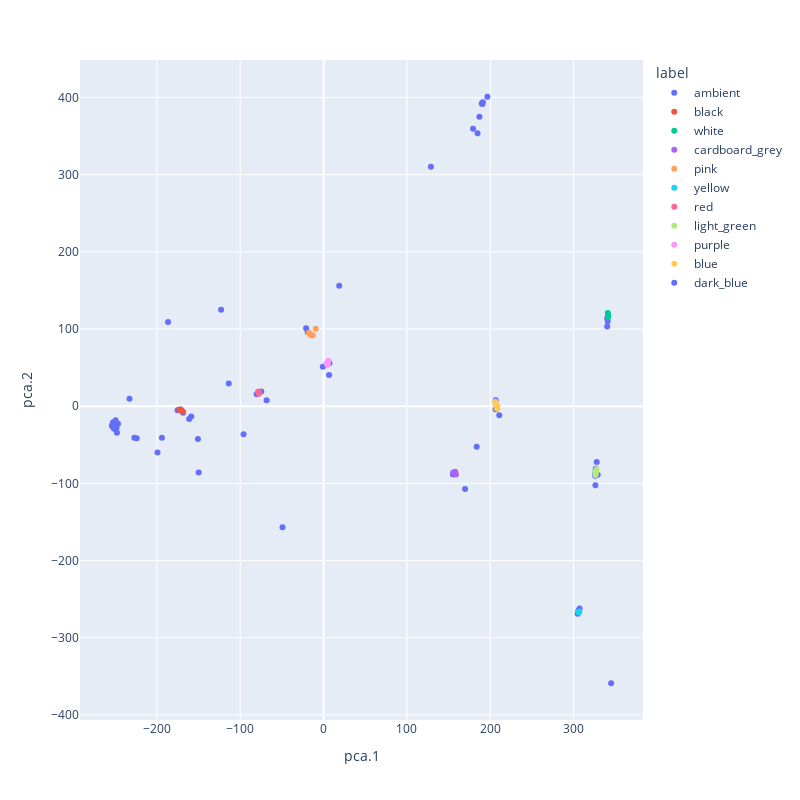

Notebook code cell kept with this figure:
### Code cell
def plot_colors_2d(data, columns = ['r', 'g', 'b']):
    from sklearn.decomposition import PCA
    pca = PCA(2)

    dd = pca.fit_transform(data[columns])
    df = pandas.DataFrame(dd, columns=['pca.1', 'pca.2'], index=data.index)

    modded = pandas.merge(data, df, right_index=True, left_index=True)

    import plotly.express
    # FIXME: plot with (approximately) correct colors
    fig = plotly.express.scatter(modded, x='pca.1', y='pca.2',
                                 color='label',
                                 height=800, width=800)
    return fig

fig = plot_colors_2d(labeled_data)
fig

### Figure 1 — Plotly figure (JSON) as saved in the notebook; plotly's stock layout.template omitted (floating-point values rounded to 4 significant figures)
{"data": [{"hovertemplate": "label=ambient<br>pca.1=%{x}<br>pca.2=%{y}<extra></extra>", "legendgroup": "ambient", "marker": {"color": "#636efa", "symbol": "circle"}, "mode": "markers", "name": "ambient", "orientation": "v", "showlegend": true, "type": "scatter", "visible": true, "x": [-248.4, -249.9, -249.0, -251.3, -249.8, -251.5, -250.0, -199.2, -150.8, -161.3, -175.2, -171.3, -173.7, -158.8, -250.9, -250.8, -252.5, -250.8, 340.3, 340.3, 340.9, 341.3, -252.5, -250.3, -251.5, -149.8, 169.8, 155.3, 157.9, -113.8, -251.0, -250.2, -251.2, -194.0, 18.7, -21.0, -19.1, -122.9, -248.6, -249.4, -251.6, 345.0, 304.9, 307.2, 305.8, -96.04, -254.0, -251.3, -253.5, -168.7, -68.33, -80.33, -74.8, -246.7, -250.7, -247.9, -49.27, 326.2, 328.9, 327.8, 326.5, 325.9, 326.6, 325.7, -232.8, -250.6, -250.0, -227.1, 6.588, -0.8441, 7.145, -252.6, -249.7, -249.2, 183.7, 210.8, 206.4, 206.5, -249.5, -251.1, -250.9, -224.2, 128.8, 184.7, 179.4, -186.6, -252.7, -251.1, -250.2, -251.9, -251.6, -251.6], "xaxis": "x", "y": [-28.26, -28.5, -29.1, -28.81, -28.56, -27.49, -27.24, -60.02, -42.48, -16.65, -5.275, -4.185, -5.032, -13.46, -25.51, -27.97, -26.83, -27.97, 103.2, 114.0, 110.1, 117.0, -21.08, -27.07, -21.55, -85.96, -107.4, -88.44, -85.32, 29.29, -25.45, -27.13, -25.27, -40.82, 156.0, 100.9, 96.0, 125.0, -24.6, -27.66, -27.43, -359.0, -268.8, -262.0, -264.6, -36.2, -24.74, -28.81, -26.23, -8.574, 7.686, 15.4, 18.95, -22.83, -24.43, -34.56, -156.9, -102.3, -88.73, -72.35, -83.45, -90.23, -81.11, -87.71, 9.568, -25.69, -28.45, -40.88, 40.59, 51.24, 55.64, -21.02, -26.29, -26.52, -52.42, -11.71, -4.105, 7.773, -18.07, -26.59, -27.91, -41.53, 310.2, 353.7, 359.6, 108.9, -23.17, -26.59, -27.13, -26.05, -27.43, -27.43], "yaxis": "y"}, {"hovertemplate": "label=black<br>pca.1=%{x}<br>pca.2=%{y}<extra></extra>", "legendgroup": "black", "marker": {"color": "#EF553B", "symbol": "circle"}, "mode": "markers", "name": "black", "orientation": "v", "showlegend": true, "type": "scatter", "x": [-168.9, -171.4, -171.4, -173.0, -171.4], "xaxis": "x", "y": [-6.942, -5.327, -5.327, -4.31, -5.327], "yaxis": "y"}, {"hovertemplate": "label=white<br>pca.1=%{x}<br>pca.2=%{y}<extra></extra>", "legendgroup": "white", "marker": {"color": "#00cc96", "symbol": "circle"}, "mode": "markers", "name": "white", "orientation": "v", "showlegend": true, "type": "scatter", "x": [341.3, 341.3, 341.3, 341.4, 341.4, 341.1], "xaxis": "x", "y": [115.8, 115.8, 115.8, 118.1, 118.1, 120.7], "yaxis": "y"}, {"hovertemplate": "label=cardboard_grey<br>pca.1=%{x}<br>pca.2=%{y}<extra></extra>", "legendgroup": "cardboard_grey", "marker": {"color": "#ab63fa", "symbol": "circle"}, "mode": "markers", "name": "cardboard_grey", "orientation": "v", "showlegend": true, "type": "scatter", "x": [155.3, 157.0, 158.8, 156.9, 157.5, 157.0], "xaxis": "x", "y": [-86.1, -85.98, -88.38, -85.92, -85.14, -85.98], "yaxis": "y"}, {"hovertemplate": "label=pink<br>pca.1=%{x}<br>pca.2=%{y}<extra></extra>", "legendgroup": "pink", "marker": {"color": "#FFA15A", "symbol": "circle"}, "mode": "markers", "name": "pink", "orientation": "v", "showlegend": true, "type": "scatter", "x": [-17.73, -14.21, -15.88, -15.99, -12.84, -9.417], "xaxis": "x", "y": [95.16, 91.69, 92.77, 92.83, 91.99, 100.5], "yaxis": "y"}, {"hovertemplate": "label=yellow<br>pca.1=%{x}<br>pca.2=%{y}<extra></extra>", "legendgroup": "yellow", "marker": {"color": "#19d3f3", "symbol": "circle"}, "mode": "markers", "name": "yellow", "orientation": "v", "showlegend": true, "type": "scatter", "x": [306.1, 306.7, 306.6, 306.6, 306.6], "xaxis": "x", "y": [-267.2, -266.4, -266.3, -266.3, -266.3], "yaxis": "y"}, {"hovertemplate": "label=red<br>pca.1=%{x}<br>pca.2=%{y}<extra></extra>", "legendgroup": "red", "marker": {"color": "#FF6692", "symbol": "circle"}, "mode": "markers", "name": "red", "orientation": "v", "showlegend": true, "type": "scatter", "x": [-77.33, -78.27, -77.33, -78.16, -77.69], "xaxis": "x", "y": [18.22, 18.82, 18.22, 18.76, 16.06], "yaxis": "y"}, {"hovertemplate": "label=light_green<br>pca.1=%{x}<br>pca.2=%{y}<extra></extra>", "legendgroup": "light_green", "marker": {"color": "#B6E880", "symbol": "circle"}, "mode": "markers", "name": "light_green", "orientation": "v", "showlegend": true, "type": "scatter", "x": [326.2, 326.9, 326.1, 327.4], "xaxis": "x", "y": [-89.21, -86.09, -85.55, -81.65], "yaxis": "y"}, {"hovertemplate": "label=purple<br>pca.1=%{x}<br>pca.2=%{y}<extra></extra>", "legendgroup": "purple", "marker": {"color": "#FF97FF", "symbol": "circle"}, "mode": "markers", "name": "purple", "orientation": "v", "showlegend": true, "type": "scatter", "x": [4.58, 3.454, 5.121, 4.287, 4.936, 5.727], "xaxis": "x", "y": [53.71, 55.63, 54.55, 55.09, 55.87, 58.93], "yaxis": "y"}, {"hovertemplate": "label=blue<br>pca.1=%{x}<br>pca.2=%{y}<extra></extra>", "legendgroup": "blue", "marker": {"color": "#FECB52", "symbol": "circle"}, "mode": "markers", "name": "blue", "orientation": "v", "showlegend": true, "type": "scatter", "x": [208.6, 207.8, 208.5, 206.7, 206.1], "xaxis": "x", "y": [-3.081, -2.602, 0.518, 2.914, 5.672], "yaxis": "y"}, {"hovertemplate": "label=dark_blue<br>pca.1=%{x}<br>pca.2=%{y}<extra></extra>", "legendgroup": "dark_blue", "marker": {"color": "#636efa", "symbol": "circle"}, "mode": "markers", "name": "dark_blue", "orientation": "v", "showlegend": true, "type": "scatter", "x": [187.0, 189.7, 190.7, 191.0, 196.5], "xaxis": "x", "y": [374.9, 392.2, 391.6, 393.8, 401.0], "yaxis": "y"}], "layout": {"height": 800, "legend": {"title": {"text": "label"}, "tracegroupgap": 0}, "margin": {"t": 60}, "width": 800, "xaxis": {"anchor": "y", "autorange": true, "domain": [0, 1], "range": [-292.2, 383.2], "title": {"text": "pca.1"}, "type": "linear"}, "yaxis": {"anchor": "x", "autorange": true, "domain": [0, 1], "range": [-406.6, 448.6], "title": {"text": "pca.2"}, "type": "linear"}}}
